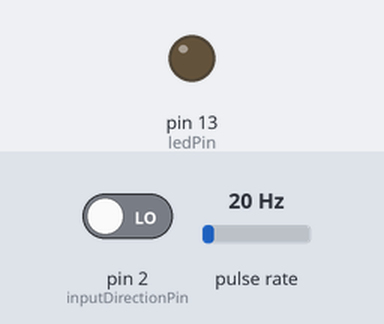
The sketch below on a simulated Arduino Mega 2560, built with avr-gcc and run on an emulated ATmega2560. On the bench: output pins drawn as LEDs (lit = HIGH). Wiring (inferred from the names in the program): pulse sensor: data pin 48. Inputs (shaded band) come from the test bench; at power-on: pin 2 (inputDirectionPin) LOW, pulse rate 20 Hz. What the sketch prints to the serial monitor is not drawn.

Above: at 0.1 s.
At 4.1 s:
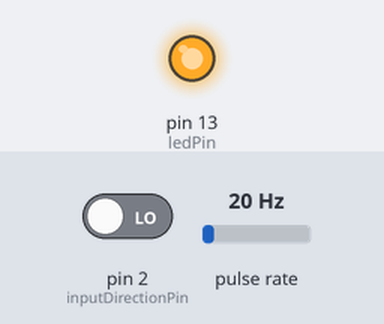
Timing chart, 0 to 5.6 s (numbered marks = the images above):
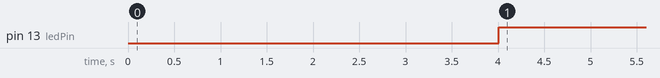

The sketch:

Period_Meter.ino
```cpp
/*
* Velocity meter for Scara
* Jan Jansen 31-01-2015
* v01
 */
const int inputPulsePin = 48; // input pin fixed to internal Timer jj is orgineel 8
const int inputDirectionPin = 2;
const int ledPin = 13;
const int prescale = 8; // prescale factor (each tick 0.5 us @16MHz)
const byte prescaleBits = B010; // see Table 18-1 or data sheet jja: aanpassen bij andere prescale
// calculate time per counter tick in ns
const long precision = (1000000/(F_CPU/1000)) * prescale ;
const int numberOfEntries = 3000; // the max number of pulses to measure
const int dir = 2; //See two dimensional results array. used to store direction
const int gateSamplePeriod = 4000; // the sample period in milliseconds
volatile int index = 0; // index to the stored readings
volatile byte gate = 0; // 0 disables capture, 1 enables
volatile int results [numberOfEntries]; // note this is 16 bit value

#ifndef sbi
#define sbi(sfr, bit) (_SFR_BYTE(sfr) |= _BV(bit))
#endif

/* ICR interrupt vector */
ISR(TIMER5_CAPT_vect)
{
  TCNT5 = 0; // reset the counter
  if(gate)
  {
    if( index != 0 || bitRead(TCCR5B ,ICES5) == true) // wait for rising edge
    { // falling edge was detected
      if(index < numberOfEntries)
      {
        if (TIFR5 & 1) {		  // if Timer/Counter n overflow flag =>> forget sample!!!!
          sbi(TIFR5,TOV5);
        }				  // clear Timer/Counter n overflow flag
        else
        {
          if (digitalRead(inputDirectionPin) == LOW) {
            int absolute = ICR5;
            absolute = -absolute;  // truc
            results[index] = absolute;
          } // save the input capture value
          else {
            results[index] = ICR5;
          } // save the input capture value
          index++;
        }
      }
    }
  }
  TCCR5B ^= _BV(ICES5); // toggle bit to trigger on the other edge
}
void setup() {
  Serial.begin(115200);
  pinMode(ledPin, OUTPUT);
  pinMode(inputPulsePin, INPUT); // ICP pin (Digital input pin for Stepper pulse signal)
  pinMode(inputDirectionPin, INPUT); // Digital input pin for Stepper direction signal
  TCCR5A = 0 ; // Normal counting mode
  TCCR5B = prescaleBits ; // set prescale bits
  TCCR5B |= _BV(ICES5); // enable input capture
  bitSet(TIMSK5,ICIE5); // enable input capture interrupt for timer 5
  Serial.println("pulses are sampled while LED is lit");
  Serial.print( precision); // report duration of each tick in microseconds
  Serial.println(" microseconds per tick");
  Serial.println("Ready for samples => start de movement");
}

void loop()
{
  digitalWrite(ledPin, LOW);
  delay(gateSamplePeriod);
  digitalWrite(ledPin, HIGH);
  gate = 1; // enable sampling
  delay(gateSamplePeriod);
  gate = 0; // disable sampling
  if(index > 0)
  {
    Serial.println("Durations in Microseconds are:") ;
    for( int i=0; i < numberOfEntries; i++)
    {
      long duration;
      duration = results[i] * precision ; // pulse duration in nanoseconds
      delay(10);

      Serial.print(i); Serial.print(",");  //input for spreadsheet
      Serial.println(((duration/1000)) );  // duration in microseconds
    }
    index = 0;
    Serial.println("samples available in /desktop/logger");
    Serial.println("Take new batch of samples  =>> push key + return");
    delay(5000);
    while(Serial.available()==0);
    int incomingByte = Serial.read();
     Serial.println("Ready for samples => start de movement");

  }
}
```

Measured:
- by itself, pin 13 (ledPin): LOW → HIGH at 4.0 s
